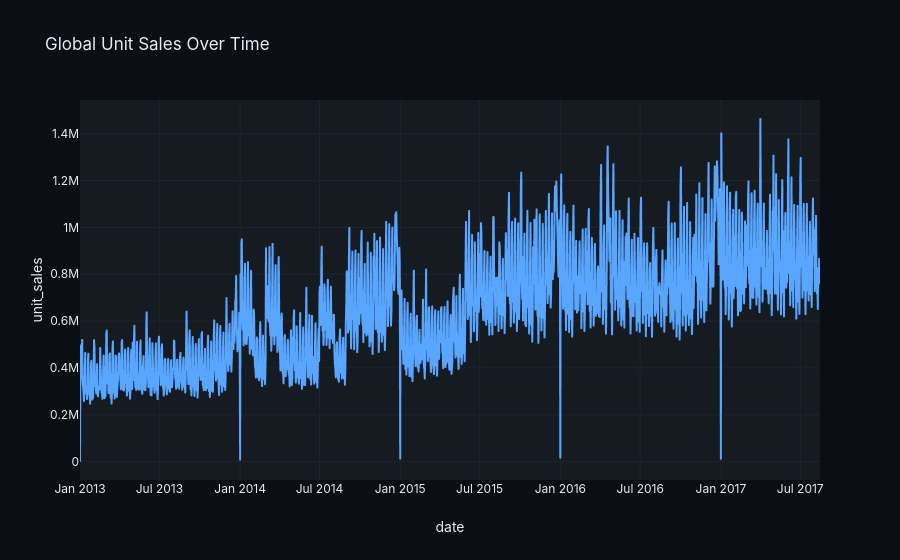

Here is the notebook cell this chart was saved with:
### Code cell
df_global = df_train.groupby("date", as_index=False)["unit_sales"].sum()

fig = px.line(
    df_global,
    x="date",
    y="unit_sales",
    title="Global Unit Sales Over Time",
)

fig.show()

### Figure 1 — Plotly figure (JSON) as saved in the notebook; plotly's stock layout.template omitted (floating-point values rounded to 4 significant figures; data arrays with more than 128 entries replaced by an {"elided": "..."} marker saying what was removed)
{"data": [{"hovertemplate": "date=%{x}<br>unit_sales=%{y}<extra></extra>", "legendgroup": "", "line": {"color": "#58A6FF", "dash": "solid"}, "marker": {"symbol": "circle"}, "mode": "lines", "name": "", "showlegend": false, "type": "scattergl", "x": {"elided": "1684 str values"}, "xaxis": "x", "y": {"elided": "1684 float values"}, "yaxis": "y"}], "layout": {"legend": {"tracegroupgap": 0}, "title": {"text": "Global Unit Sales Over Time"}, "xaxis": {"anchor": "y", "domain": [0, 1], "title": {"text": "date"}}, "yaxis": {"anchor": "x", "domain": [0, 1], "title": {"text": "unit_sales"}}}}
